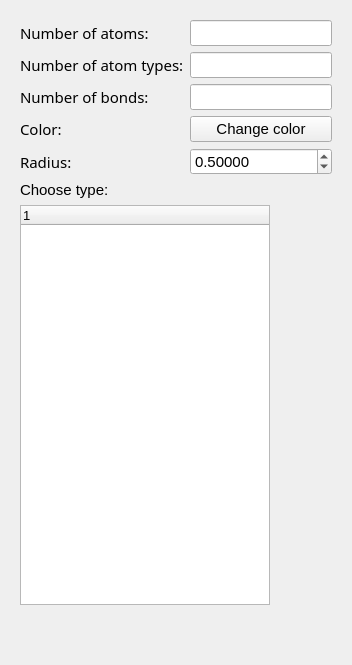
         <widget class="QWidget" name="particle_tab">
          <attribute name="title">
           <string>Particle</string>
          </attribute>
          <layout class="QGridLayout" name="gridLayout_7">
           <item row="0" column="0">
            <widget class="QWidget" name="widget_particleproperties" native="true">
             <property name="minimumSize">
              <size>
               <width>0</width>
               <height>290</height>
              </size>
             </property>
             <property name="font">
              <font>
               <pointsize>10</pointsize>
              </font>
             </property>
             <property name="layoutDirection">
              <enum>Qt::LeftToRight</enum>
             </property>
             <property name="styleSheet">
              <string notr="true"/>
             </property>
             <layout class="QGridLayout" name="gridLayout_5">
              <item row="0" column="0">
               <layout class="QGridLayout" name="gridLayout_4">
                <item row="0" column="0">
                 <widget class="QLabel" name="label_num_of_particles">
                  <property name="font">
                   <font>
                    <family>.SF NS Text</family>
                    <pointsize>11</pointsize>
                   </font>
                  </property>
                  <property name="text">
                   <string>Number of atoms:</string>
                  </property>
                 </widget>
                </item>
                <item row="5" column="0">
                 <widget class="QLabel" name="label_choose_type_of_particle">
                  <property name="font">
                   <font>
                    <pointsize>11</pointsize>
                   </font>
                  </property>
                  <property name="text">
                   <string>Choose type:</string>
                  </property>
                 </widget>
                </item>
                <item row="0" column="1">
                 <widget class="QLineEdit" name="Edit_num_of_particles">
                  <property name="font">
                   <font>
                    <pointsize>11</pointsize>
                   </font>
                  </property>
                  <property name="autoFillBackground">
                   <bool>false</bool>
                  </property>
                  <property name="text">
                   <string/>
                  </property>
                  <property name="dragEnabled">
                   <bool>true</bool>
                  </property>
                  <property name="readOnly">
                   <bool>true</bool>
                  </property>
                 </widget>
                </item>
                <item row="4" column="1">
                 <widget class="QDoubleSpinBox" name="SpinBox_atom_radius">
                  <property name="font">
                   <font>
                    <pointsize>11</pointsize>
                   </font>
                  </property>
                  <property name="acceptDrops">
                   <bool>true</bool>
                  </property>
                  <property name="correctionMode">
                   <enum>QAbstractSpinBox::CorrectToPreviousValue</enum>
                  </property>
                  <property name="decimals">
                   <number>5</number>
                  </property>
                  <property name="minimum">
                   <double>0.000100000000000</double>
                  </property>
                  <property name="maximum">
                   <double>2.000000000000000</double>
                  </property>
                  <property name="singleStep">
                   <double>0.010000000000000</double>
                  </property>
                  <property name="value">
                   <double>0.500000000000000</double>
                  </property>
                 </widget>
                </item>
                <item row="3" column="1">
                 <widget class="QPushButton" name="Button_particlecolor">
                  <property name="font">
                   <font>
                    <pointsize>11</pointsize>
                    <weight>50</weight>
                    <italic>false</italic>
                    <bold>false</bold>
                    <underline>false</underline>
                    <kerning>true</kerning>
                   </font>
                  </property>
                  <property name="text">
                   <string>Change color</string>
                  </property>
                  <property name="autoRepeat">
                   <bool>false</bool>
                  </property>
                 </widget>
                </item>
                <item row="1" column="0">
                 <widget class="QLabel" name="label_num_of_particletypes">
                  <property name="font">
                   <font>
                    <family>.SF NS Text</family>
                    <pointsize>11</pointsize>
                   </font>
                  </property>
                  <property name="text">
                   <string>Number of atom types:</string>
                  </property>
                 </widget>
                </item>
                <item row="4" column="0">
                 <widget class="QLabel" name="label_radius">
                  <property name="font">
                   <font>
                    <family>.SF NS Text</family>
                    <pointsize>11</pointsize>
                   </font>
                  </property>
                  <property name="text">
                   <string>Radius:</string>
                  </property>
                 </widget>
                </item>
                <item row="2" column="1">
                 <widget class="QLineEdit" name="Edit_num_of_bonds">
                  <property name="font">
                   <font>
                    <pointsize>11</pointsize>
                   </font>
                  </property>
                  <property name="autoFillBackground">
                   <bool>false</bool>
                  </property>
                  <property name="text">
                   <string/>
                  </property>
                  <property name="dragEnabled">
                   <bool>true</bool>
                  </property>
                  <property name="readOnly">
                   <bool>true</bool>
                  </property>
                 </widget>
                </item>
                <item row="1" column="1">
                 <widget class="QLineEdit" name="Edit_num_of_particle_types">
                  <property name="font">
                   <font>
                    <pointsize>11</pointsize>
                   </font>
                  </property>
                  <property name="autoFillBackground">
                   <bool>false</bool>
                  </property>
                  <property name="text">
                   <string/>
                  </property>
                  <property name="dragEnabled">
                   <bool>true</bool>
                  </property>
                  <property name="readOnly">
                   <bool>true</bool>
                  </property>
                 </widget>
                </item>
                <item row="2" column="0">
                 <widget class="QLabel" name="label_num_of_bonds_2">
                  <property name="font">
                   <font>
                    <family>.SF NS Text</family>
                    <pointsize>11</pointsize>
                   </font>
                  </property>
                  <property name="text">
                   <string>Number of bonds:</string>
                  </property>
                 </widget>
                </item>
                <item row="3" column="0">
                 <widget class="QLabel" name="label_particlecolor">
                  <property name="font">
                   <font>
                    <family>.SF NS Text</family>
                    <pointsize>11</pointsize>
                   </font>
                  </property>
                  <property name="text">
                   <string>Color:</string>
                  </property>
                 </widget>
                </item>
               </layout>
              </item>
              <item row="1" column="0">
               <widget class="QTreeWidget" name="treeWidget">
                <property name="minimumSize">
                 <size>
                  <width>250</width>
                  <height>400</height>
                 </size>
                </property>
                <property name="maximumSize">
                 <size>
                  <width>250</width>
                  <height>400</height>
                 </size>
                </property>
                <property name="autoFillBackground">
                 <bool>false</bool>
                </property>
                <property name="itemsExpandable">
                 <bool>true</bool>
                </property>
                <column>
                 <property name="text">
                  <string/>
                 </property>
                </column>
               </widget>
              </item>
              <item row="2" column="0">
               <spacer name="verticalSpacer_3">
                <property name="orientation">
                 <enum>Qt::Vertical</enum>
                </property>
                <property name="sizeHint" stdset="0">
                 <size>
                  <width>20</width>
                  <height>40</height>
                 </size>
                </property>
               </spacer>
              </item>
             </layout>
            </widget>
           </item>
          </layout>
         </widget>
